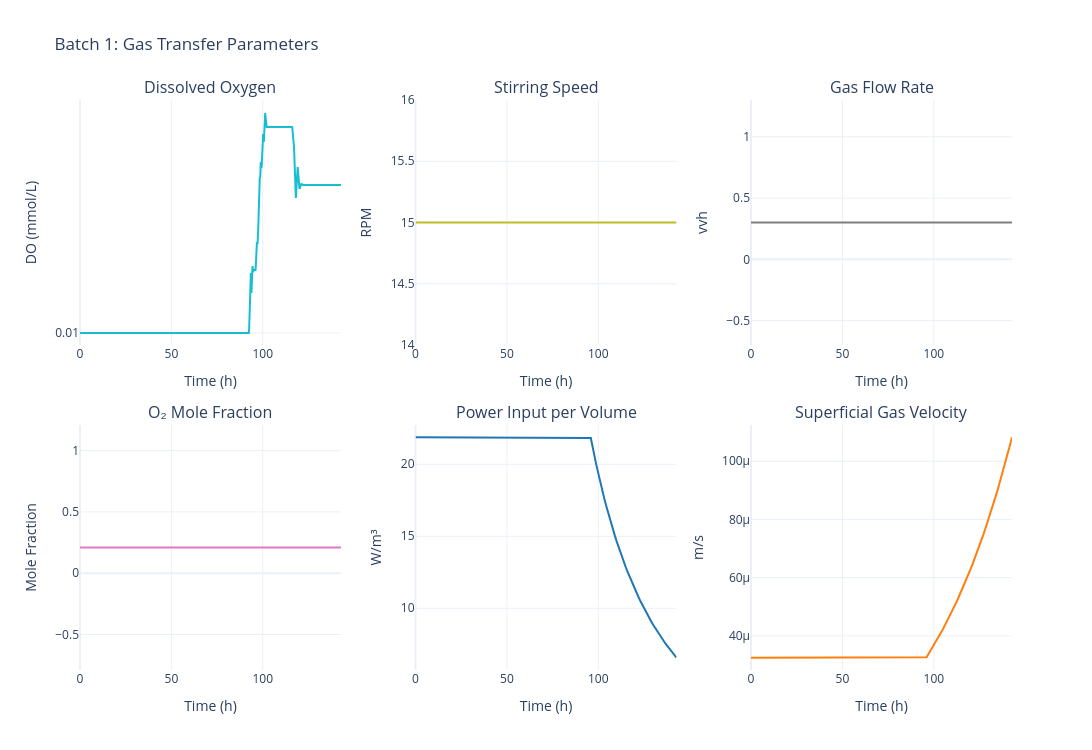

Notebook code for this chart:
### Markdown cell above
### 5.1. Compare Gas Transfer Across Batches

### Code cell
# Plot gas transfer for batch 1
fig_gas_1 = plot_batch_gas_transfer(sim, batch_number=1)
fig_gas_1.update_layout(title_text="Batch 1: Gas Transfer Parameters")
fig_gas_1.show()

### Figure 1 — Plotly figure (JSON) as saved in the notebook; plotly's stock layout.template omitted (floating-point values rounded to 4 significant figures; data arrays with more than 128 entries replaced by an {"elided": "..."} marker saying what was removed)
{"data": [{"hovertemplate": "Time: %{x:.1f} h<br>DO: %{y:.3f} mmol/L<extra></extra>", "line": {"color": "#17becf", "width": 2}, "mode": "lines", "name": "Dissolved O₂", "type": "scatter", "x": {"elided": "217 float values"}, "xaxis": "x", "y": {"elided": "217 float values"}, "yaxis": "y"}, {"hovertemplate": "Time: %{x:.1f} h<br>N: %{y:.1f} rpm<extra></extra>", "line": {"color": "#bcbd22", "width": 2}, "mode": "lines", "name": "Stirring Speed", "type": "scatter", "x": {"elided": "217 float values"}, "xaxis": "x2", "y": {"elided": "217 float values"}, "yaxis": "y2"}, {"hovertemplate": "Time: %{x:.1f} h<br>Fg: %{y:.3f} vvh<extra></extra>", "line": {"color": "#7f7f7f", "width": 2}, "mode": "lines", "name": "Gas Flow Rate", "type": "scatter", "x": {"elided": "217 float values"}, "xaxis": "x3", "y": {"elided": "217 float values"}, "yaxis": "y3"}, {"hovertemplate": "Time: %{x:.1f} h<br>y_O₂: %{y:.3f}<extra></extra>", "line": {"color": "#e377c2", "width": 2}, "mode": "lines", "name": "y_O₂", "type": "scatter", "x": {"elided": "217 float values"}, "xaxis": "x4", "y": {"elided": "217 float values"}, "yaxis": "y4"}, {"hovertemplate": "Time: %{x:.1f} h<br>P/V: %{y:.2f} W/m³<extra></extra>", "line": {"color": "#1f77b4", "width": 2}, "mode": "lines", "name": "P/V", "type": "scatter", "x": {"elided": "217 float values"}, "xaxis": "x5", "y": {"elided": "217 float values"}, "yaxis": "y5"}, {"hovertemplate": "Time: %{x:.1f} h<br>vₛ: %{y:.5f} m/s<extra></extra>", "line": {"color": "#ff7f0e", "width": 2}, "mode": "lines", "name": "vₛ", "type": "scatter", "x": {"elided": "217 float values"}, "xaxis": "x6", "y": {"elided": "217 float values"}, "yaxis": "y6"}], "layout": {"annotations": [{"font": {"size": 16}, "showarrow": false, "text": "Dissolved Oxygen", "x": 0.14, "xanchor": "center", "xref": "paper", "y": 1, "yanchor": "bottom", "yref": "paper"}, {"font": {"size": 16}, "showarrow": false, "text": "Stirring Speed", "x": 0.5, "xanchor": "center", "xref": "paper", "y": 1, "yanchor": "bottom", "yref": "paper"}, {"font": {"size": 16}, "showarrow": false, "text": "Gas Flow Rate", "x": 0.86, "xanchor": "center", "xref": "paper", "y": 1, "yanchor": "bottom", "yref": "paper"}, {"font": {"size": 16}, "showarrow": false, "text": "O₂ Mole Fraction", "x": 0.14, "xanchor": "center", "xref": "paper", "y": 0.43, "yanchor": "bottom", "yref": "paper"}, {"font": {"size": 16}, "showarrow": false, "text": "Power Input per Volume", "x": 0.5, "xanchor": "center", "xref": "paper", "y": 0.43, "yanchor": "bottom", "yref": "paper"}, {"font": {"size": 16}, "showarrow": false, "text": "Superficial Gas Velocity", "x": 0.86, "xanchor": "center", "xref": "paper", "y": 0.43, "yanchor": "bottom", "yref": "paper"}], "font": {"size": 12}, "height": 750, "showlegend": false, "title": {"text": "Batch 1: Gas Transfer Parameters"}, "width": 1400, "xaxis": {"anchor": "y", "domain": [0, 0.28], "title": {"text": "Time (h)"}}, "xaxis2": {"anchor": "y2", "domain": [0.36, 0.64], "title": {"text": "Time (h)"}}, "xaxis3": {"anchor": "y3", "domain": [0.72, 1], "title": {"text": "Time (h)"}}, "xaxis4": {"anchor": "y4", "domain": [0, 0.28], "title": {"text": "Time (h)"}}, "xaxis5": {"anchor": "y5", "domain": [0.36, 0.64], "title": {"text": "Time (h)"}}, "xaxis6": {"anchor": "y6", "domain": [0.72, 1], "title": {"text": "Time (h)"}}, "yaxis": {"anchor": "x", "domain": [0.57, 1], "title": {"text": "DO (mmol/L)"}}, "yaxis2": {"anchor": "x2", "domain": [0.57, 1], "title": {"text": "RPM"}}, "yaxis3": {"anchor": "x3", "domain": [0.57, 1], "title": {"text": "vvh"}}, "yaxis4": {"anchor": "x4", "domain": [0, 0.43], "title": {"text": "Mole Fraction"}}, "yaxis5": {"anchor": "x5", "domain": [0, 0.43], "title": {"text": "W/m³"}}, "yaxis6": {"anchor": "x6", "domain": [0, 0.43], "title": {"text": "m/s"}}}}
